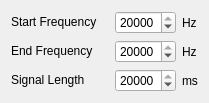
               <widget class="QWidget" name="page">
                <layout class="QVBoxLayout" name="verticalLayout_2">
                 <item>
                  <layout class="QHBoxLayout" name="horizontalLayout_2">
                   <item>
                    <widget class="QLabel" name="label_2">
                     <property name="minimumSize">
                      <size>
                       <width>98</width>
                       <height>16</height>
                      </size>
                     </property>
                     <property name="maximumSize">
                      <size>
                       <width>98</width>
                       <height>16</height>
                      </size>
                     </property>
                     <property name="text">
                      <string>Start Frequency</string>
                     </property>
                    </widget>
                   </item>
                   <item>
                    <widget class="QSpinBox" name="spinBox">
                     <property name="maximum">
                      <number>20000</number>
                     </property>
                     <property name="value">
                      <number>20000</number>
                     </property>
                    </widget>
                   </item>
                   <item>
                    <widget class="QLabel" name="label_3">
                     <property name="text">
                      <string>Hz</string>
                     </property>
                    </widget>
                   </item>
                  </layout>
                 </item>
                 <item>
                  <layout class="QHBoxLayout" name="horizontalLayout">
                   <item>
                    <widget class="QLabel" name="label_4">
                     <property name="minimumSize">
                      <size>
                       <width>98</width>
                       <height>16</height>
                      </size>
                     </property>
                     <property name="maximumSize">
                      <size>
                       <width>98</width>
                       <height>16</height>
                      </size>
                     </property>
                     <property name="text">
                      <string>End Frequency</string>
                     </property>
                    </widget>
                   </item>
                   <item>
                    <widget class="QSpinBox" name="spinBox_2">
                     <property name="maximum">
                      <number>20000</number>
                     </property>
                     <property name="value">
                      <number>20000</number>
                     </property>
                    </widget>
                   </item>
                   <item>
                    <widget class="QLabel" name="label_5">
                     <property name="text">
                      <string>Hz</string>
                     </property>
                    </widget>
                   </item>
                  </layout>
                 </item>
                 <item>
                  <layout class="QHBoxLayout" name="horizontalLayout_3">
                   <item>
                    <widget class="QLabel" name="label_6">
                     <property name="minimumSize">
                      <size>
                       <width>98</width>
                       <height>16</height>
                      </size>
                     </property>
                     <property name="maximumSize">
                      <size>
                       <width>98</width>
                       <height>16</height>
                      </size>
                     </property>
                     <property name="text">
                      <string>Signal Length</string>
                     </property>
                    </widget>
                   </item>
                   <item>
                    <widget class="QSpinBox" name="spinBox_3">
                     <property name="maximum">
                      <number>20000</number>
                     </property>
                     <property name="value">
                      <number>20000</number>
                     </property>
                    </widget>
                   </item>
                   <item>
                    <widget class="QLabel" name="label_7">
                     <property name="text">
                      <string>ms</string>
                     </property>
                    </widget>
                   </item>
                  </layout>
                 </item>
                </layout>
               </widget>
